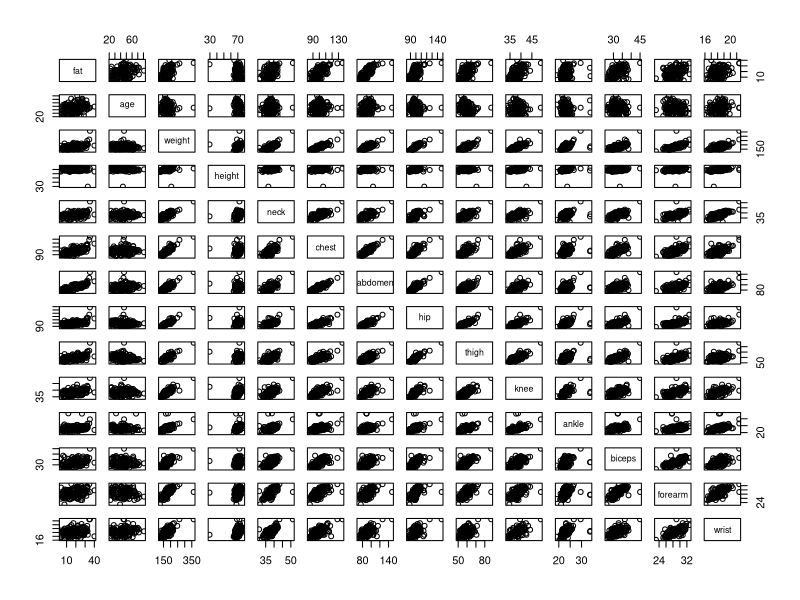
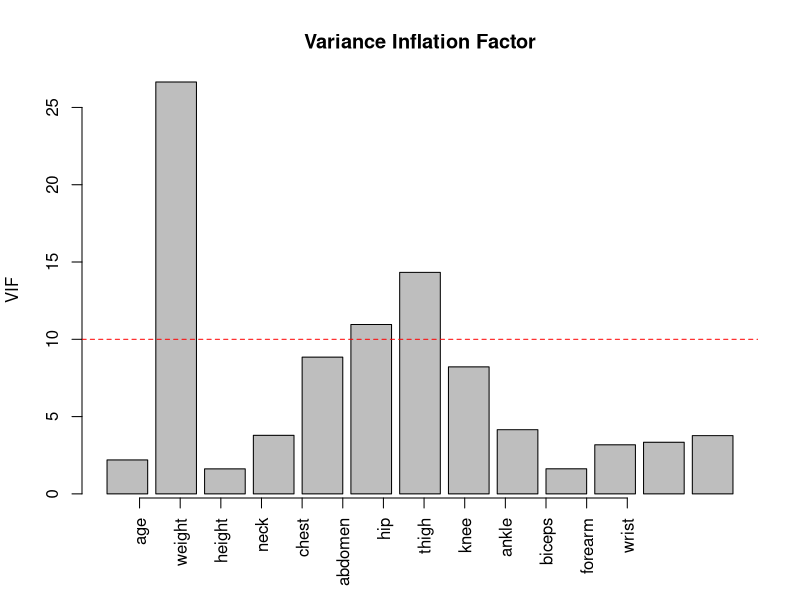
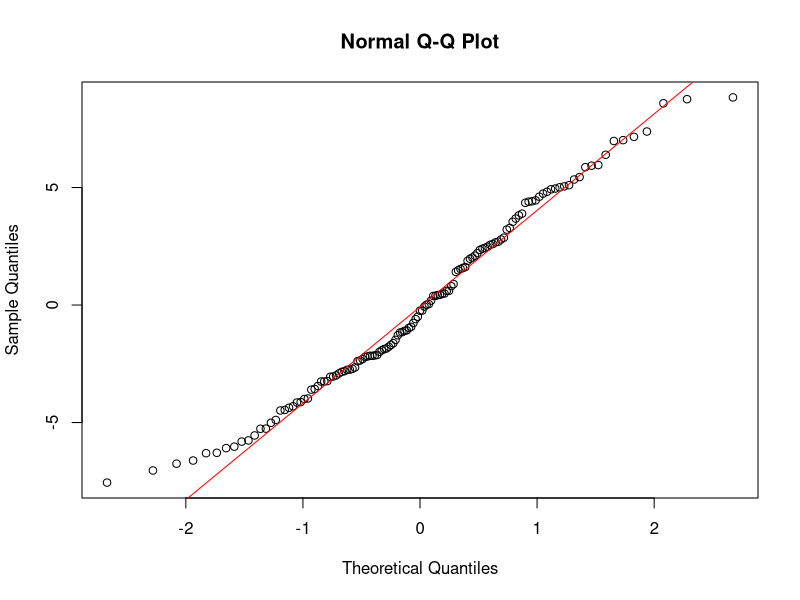
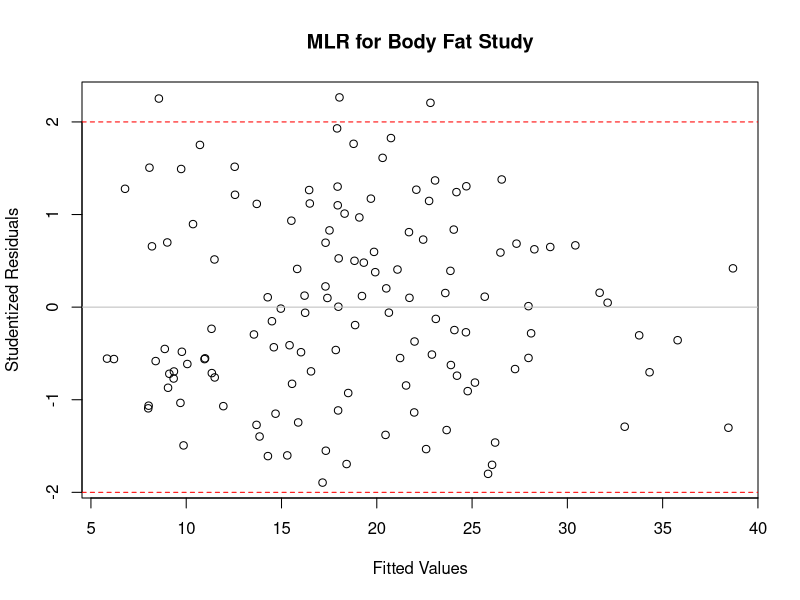
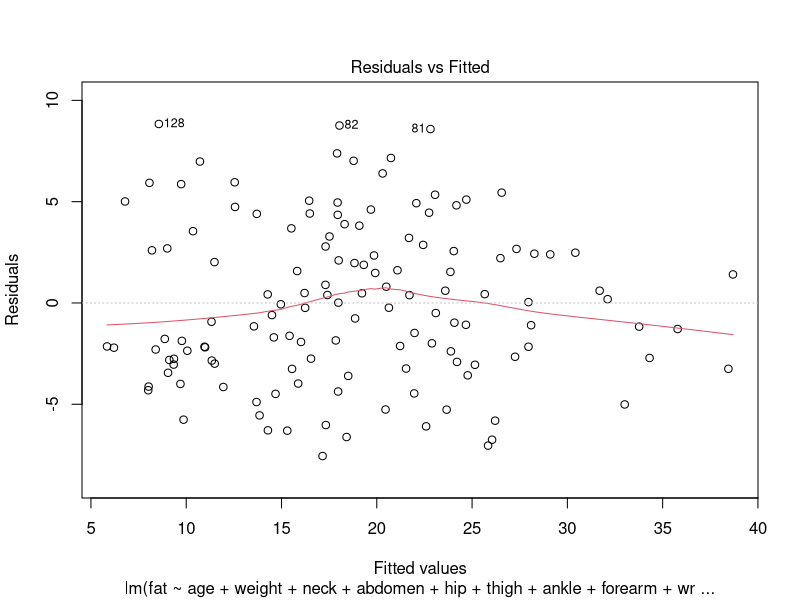
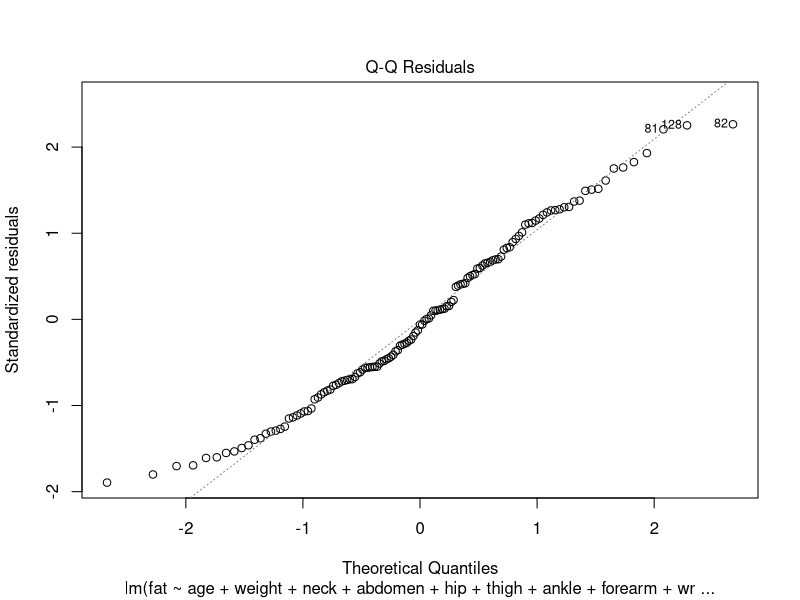
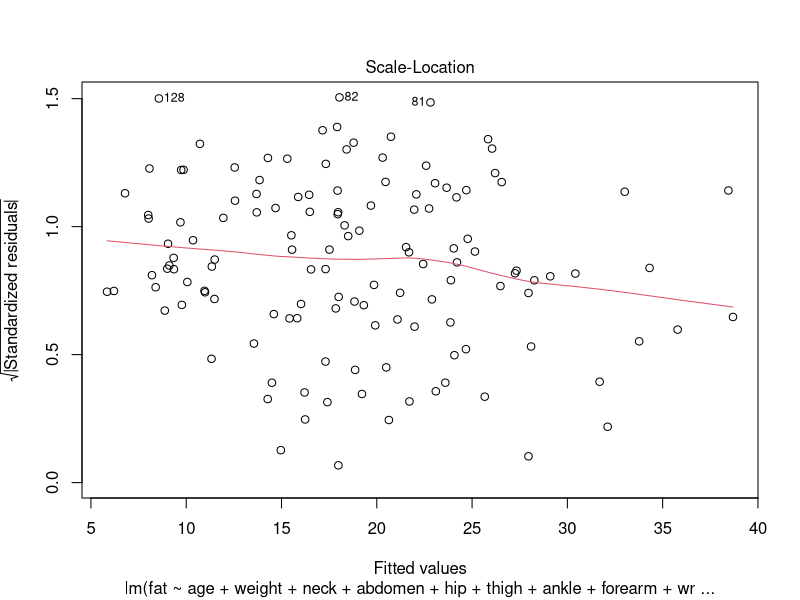
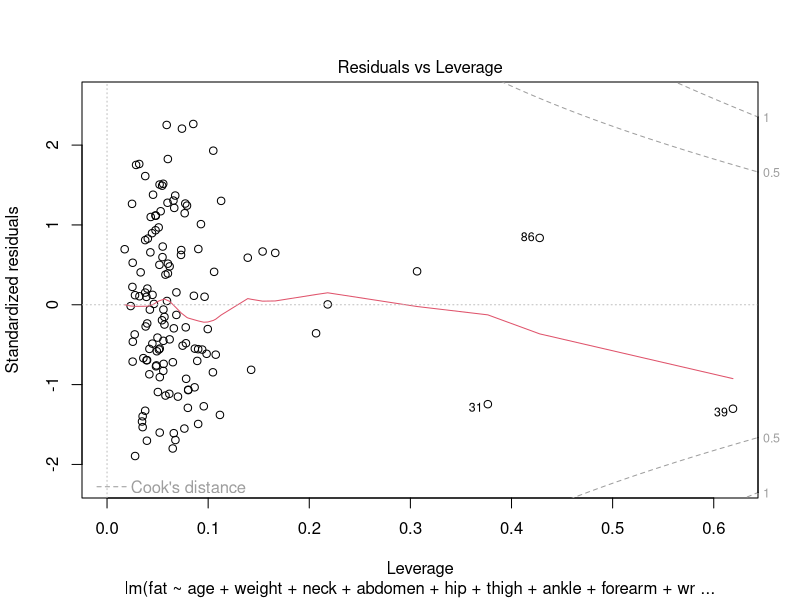

The R source for these figures, in order:
## ---- chunk 1
library(readr)
bodyfat <- read_table("bodyfat.txt", col_types = cols(density = col_skip()))
## ---- chunk 2
pairs(bodyfat)
## ---- chunk 3
cor(bodyfat)
## ---- chunk 4
full.fat <- lm(fat~., data=bodyfat)
summary(full.fat)
## ---- chunk 5
library(car)
vif.fat <- vif(full.fat)
barplot(vif.fat, xaxt = "n", main = "Variance Inflation Factor", ylab = "VIF")
# barplot(vif.fat)
abline(h=10, col="red", lty=2)
axis(1, at = seq_along(vif.fat), labels = names(vif.fat), las = 2)
## ---- chunk 6
back.fat <- step(full.fat, direction="backward")
summary(back.fat)
## ---- chunk 7
null.fat <- lm(fat~1, data=bodyfat)
summary(null.fat)

for.fat <- step(null.fat, scope=formula(full.fat), direction="forward")
summary(for.fat)
## ---- chunk 8
library(leaps)
all.subsets <- regsubsets(fat~., data=bodyfat, method="exhaustive")
summary(all.subsets)
summary(all.subsets)$adjr2
## ---- chunk 9
summary_object <- summary(all.subsets)

summary(all.subsets)$cp

included_matrix <- summary_object$which
num_vars_per_model <- rowSums(included_matrix) + 1
num_vars_per_model

abs(summary(all.subsets)$cp - num_vars_per_model)
## ---- chunk 10
summary(all.subsets)$bic

min(summary(all.subsets)$bic)
which.min(summary(all.subsets)$bic)
## ---- chunk 11
ageCat <- vector(mode="character", length=length(bodyfat$age))
ageCat[bodyfat$age<39] = "under39" # lower quartile
ageCat[bodyfat$age>52] = "over52" # upper quartile
ageCat[bodyfat$age>38 & bodyfat$age<53] = "mid" # middle 50%
bodyfat = cbind(bodyfat, ageCat)
## ---- chunk 12
cat.fat <- lm(fat ~ ageCat + weight + neck + abdomen + hip + thigh +
ankle + forearm + wrist, data = bodyfat)
summary(cat.fat)
## ---- chunk 13
best.fat <- back.fat
summary(best.fat)
anova(best.fat)
## ---- chunk 14
qqnorm(best.fat$residuals)
qqline(best.fat$residuals, col="red")
## ---- chunk 15
library(MASS)
stdresids <- stdres(best.fat)
stdresids[which(abs(stdresids)>2)]
plot(best.fat$fitted.values, stdresids, main="MLR for Body Fat Study",
xlab="Fitted Values", ylab="Studentized Residuals")
abline(h=0, col="gray")
abline(h=-2, col="red", lty=2)
abline(h=2, col="red", lty=2)
## ---- chunk 16
plot(best.fat)
## ---- chunk 17
library(MASS)
stdresids <- stdres(best.fat)
plot(best.fat$model$age, 
     stdresids, 
     main="MLR for Body Fat Study",
     xlab="Age", 
     ylab="Studentized Residuals")
abline(h=0, col="red")

plot(best.fat$model$weight, 
     stdresids, 
     main="MLR for Body Fat Study",
     xlab="Weight", 
     ylab="Studentized Residuals")
abline(h=0, col="red")

# plot(best.fat$model$neck, 
#      stdresids, 
#      main="MLR for Body Fat Study",
#      xlab="Neck", 
#      ylab="Studentized Residuals")
# abline(h=0, col="red")
# 
# plot(best.fat$model$abdomen, 
#      stdresids, 
#      main="MLR for Body Fat Study",
#      xlab="Abdomen", 
#      ylab="Studentized Residuals")
# abline(h=0, col="red")
# 
# plot(best.fat$model$hip, 
#      stdresids, 
#      main="MLR for Body Fat Study",
#      xlab="Hip", 
#      ylab="Studentized Residuals")
# abline(h=0, col="red")
# 
# plot(best.fat$model$thigh, 
#      stdresids, 
#      main="MLR for Body Fat Study",
#      xlab="Thigh", 
#      ylab="Studentized Residuals")
# abline(h=0, col="red")
# 
# plot(best.fat$model$ankle, 
#      stdresids, 
#      main="MLR for Body Fat Study",
#      xlab="Ankle", 
#      ylab="Studentized Residuals")
# abline(h=0, col="red")
# 
# plot(best.fat$model$forearm, 
#      stdresids, 
#      main="MLR for Body Fat Study",
#      xlab="Forearm", 
#      ylab="Studentized Residuals")
# abline(h=0, col="red")
# 
# plot(best.fat$model$wrist, 
#      stdresids, 
#      main="MLR for Body Fat Study",
#      xlab="Wrist", 
#      ylab="Studentized Residuals")
# abline(h=0, col="red")
## ---- chunk 18
stdresids <- studres(best.fat)
stdresids[which(abs(stdresids)>2)]
plot(best.fat$fitted.values, stdresids, main="MLR for Body Fat Study",
xlab="Fitted Values", ylab="Studentized Residuals")
abline(h=0, col="gray")
abline(h=-2, col="red", lty=2)
abline(h=2, col="red", lty=2)
## ---- chunk 19
leverage <- hatvalues(best.fat)
leverage[which(abs(leverage)>(20/length(leverage)))]
plot(leverage, type = 'h', main="MLR for Body Fat Study",
ylab="Leverage (hi)")
abline(h=(20/length(leverage)), col="red", lty=2)
## ---- chunk 20
20/length(leverage)
## ---- chunk 21
cooks <- cooks.distance(best.fat)
# cooks[which(abs(cooks)>(2*sqrt(2/length(cooks))))]
plot(cooks, type = 'h', main="MLR for Body Fat Study",
ylab="Cook’s Distance (Di)")
abline(h=2*sqrt(2/length(leverage)), col="red", lty=2)
## ---- chunk 22
dff <- dffits(best.fat)
# dff[which(abs(dff) > 2*sqrt(20/length(dff)))]
plot(abs(dff), type = 'h', main="MLR for Body Fat Study",
ylab="Absolute Value of DFFITS")
abline(h=2*sqrt(20/length(dff)), col="red", lty=2)
## ---- chunk 23
dfb <- dfbetas(best.fat)
# dfb[which(abs(dfb) > 2/sqrt(length(dfb)))]
plot(dfb[,1], type = 'h', main="MLR for Body Fat Study",
ylab="DFBETA", xlab="(Intercept)")
abline(h=2/sqrt(length(dfb)), col="red", lty=2)
abline(h=-2/sqrt(length(dfb)), col="red", lty=2)
## ---- chunk 24
# age, weight, neck, abdomen, hip, thigh, ankle, forearm, wrist

# dfb <- dfbetas(best.fat)
# # dfb[which(abs(dfb) > 2/sqrt(length(dfb)))]
# plot(dfb[,1], type = 'h', main="MLR for Body Fat Study",
# ylab="DFBETA", xlab="(Intercept)")
# abline(h=2/sqrt(length(dfb)), col="red", lty=2)
# abline(h=-2/sqrt(length(dfb)), col="red", lty=2)

plot(dfb[,2], 
     type = 'h', 
     main="MLR for Body Fat Study",
     ylab="DFBETA", 
     xlab="Age")
abline(h=2/sqrt(length(dfb)), col="red", lty=2)
abline(h=-2/sqrt(length(dfb)), col="red", lty=2)

plot(dfb[,3], 
     type = 'h', 
     main="MLR for Body Fat Study",
     ylab="DFBETA", 
     xlab="Weight")
abline(h=2/sqrt(length(dfb)), col="red", lty=2)
abline(h=-2/sqrt(length(dfb)), col="red", lty=2)

plot(dfb[,4], 
     type = 'h', 
     main="MLR for Body Fat Study",
     ylab="DFBETA", 
     xlab="Neck")
abline(h=2/sqrt(length(dfb)), col="red", lty=2)
abline(h=-2/sqrt(length(dfb)), col="red", lty=2)

plot(dfb[,5], 
     type = 'h', 
     main="MLR for Body Fat Study",
     ylab="DFBETA", 
     xlab="Abdomen")
abline(h=2/sqrt(length(dfb)), col="red", lty=2)
abline(h=-2/sqrt(length(dfb)), col="red", lty=2)

# plot(dfb[,6], 
#      type = 'h', 
#      main="MLR for Body Fat Study",
#      ylab="DFBETA", 
#      xlab="Hip")
# abline(h=2/sqrt(length(dfb)), col="red", lty=2)
# abline(h=-2/sqrt(length(dfb)), col="red", lty=2)
# 
# plot(dfb[,7], 
#      type = 'h', 
#      main="MLR for Body Fat Study",
#      ylab="DFBETA", 
#      xlab="Thigh")
# abline(h=2/sqrt(length(dfb)), col="red", lty=2)
# abline(h=-2/sqrt(length(dfb)), col="red", lty=2)
# 
# plot(dfb[,8], 
#      type = 'h', 
#      main="MLR for Body Fat Study",
#      ylab="DFBETA", 
#      xlab="Ankle")
# abline(h=2/sqrt(length(dfb)), col="red", lty=2)
# abline(h=-2/sqrt(length(dfb)), col="red", lty=2)
# 
# plot(dfb[,9], 
#      type = 'h', 
#      main="MLR for Body Fat Study",
#      ylab="DFBETA", 
#      xlab="Forearm")
# abline(h=2/sqrt(length(dfb)), col="red", lty=2)
# abline(h=-2/sqrt(length(dfb)), col="red", lty=2)
# 
# plot(dfb[,10], 
#      type = 'h', 
#      main="MLR for Body Fat Study",
#      ylab="DFBETA", 
#      xlab="Wrist")
# abline(h=2/sqrt(length(dfb)), col="red", lty=2)
# abline(h=-2/sqrt(length(dfb)), col="red", lty=2)
